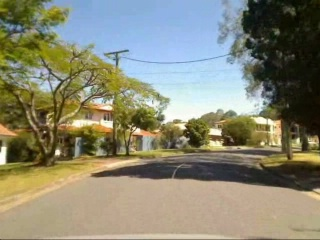
#> input picture cpp/fabmap/stlucia_test_small0000.jpeg, 320 x 240 px
$ python Test.py ../../cpp/fabmap/stlucia_test_small0000.jpeg   (Python 2 division)   (older library calls are emulated)
#> lines starting #> are read from the running program, lines starting #| are printed output that depends on the picture
### Dev/Test/common.py
#!/usr/bin/env python

'''
This module contais some common routines used by other samples.
'''

import numpy as np
import cv2
import os
from contextlib import contextmanager
import itertools as it

image_extensions = ['.bmp', '.jpg', '.jpeg', '.png', '.tif', '.tiff', '.pbm', '.pgm', '.ppm']

class Bunch(object):
    def __init__(self, **kw):
        self.__dict__.update(kw)
    def __str__(self):
        return str(self.__dict__)

# [4 lines left out: function splitfn, not called in this run]

def anorm2(a):
    return (a*a).sum(-1)
def anorm(a):
    return np.sqrt( anorm2(a) )

# [39 lines left out: functions homotrans, to_rect, rect2rect_mtx, lookat, mtx2rvec, not called in this run]

def draw_str(dst, (x, y), s):
    cv2.putText(dst, s, (x+1, y+1), cv2.FONT_HERSHEY_PLAIN, 1.0, (0, 0, 0), thickness = 2, lineType=cv2.CV_AA)
    cv2.putText(dst, s, (x, y), cv2.FONT_HERSHEY_PLAIN, 1.0, (255, 255, 255), lineType=cv2.CV_AA)

class Sketcher:
    def __init__(self, windowname, dests, colors_func):
        # [8 lines left out: function __init__, not called in this run]
    def show(self):
        cv2.imshow(self.windowname, self.dests[0])

    def on_mouse(self, event, x, y, flags, param):
        # [12 lines left out: function on_mouse, not called in this run]

# palette data from matplotlib/_cm.py
_jet_data =   {'red':   ((0., 0, 0), (0.35, 0, 0), (0.66, 1, 1), (0.89,1, 1),
                         (1, 0.5, 0.5)),
               'green': ((0., 0, 0), (0.125,0, 0), (0.375,1, 1), (0.64,1, 1),
                         (0.91,0,0), (1, 0, 0)),
               'blue':  ((0., 0.5, 0.5), (0.11, 1, 1), (0.34, 1, 1), (0.65,0, 0),
                         (1, 0, 0))}

cmap_data = { 'jet' : _jet_data }

def make_cmap(name, n=256):
    # [14 lines left out: function make_cmap, not called in this run]
def nothing(*arg, **kw):
    pass

def clock():
    return cv2.getTickCount() / cv2.getTickFrequency()

@contextmanager
# [8 lines left out: function Timer, not called in this run]
class StatValue:
    def __init__(self, smooth_coef = 0.5):
        self.value = None
        self.smooth_coef = smooth_coef
    def update(self, v):
        # [6 lines left out: function update, not called in this run]
class RectSelector:
    def __init__(self, win, callback):
        # [30 lines left out: functions __init__, onmouse, draw, not called in this run]
    def dragging(self):
        return self.drag_rect is not None


def grouper(n, iterable, fillvalue=None):
    # [4 lines left out: function grouper, not called in this run]
def mosaic(w, imgs):
    # [12 lines left out: function mosaic, not called in this run]
def getsize(img):
    h, w = img.shape[:2]
    return w, h

def mdot(*args):
    return reduce(np.dot, args)

def draw_keypoints(vis, keypoints, color = (0, 255, 255)):
    # [4 lines left out: function draw_keypoints, not called in this run]
### Dev/Test/video.py
#!/usr/bin/env python

'''
Video capture sample.

Sample shows how VideoCapture class can be used to acquire video
frames from a camera of a movie file. Also the sample provides
an example of procedural video generation by an object, mimicking
the VideoCapture interface (see Chess class).

'create_capture' is a convinience function for capture creation,
falling back to procedural video in case of error.

Usage:
    video.py [--shotdir <shot path>] [source0] [source1] ...'

    sourceN is an
     - integer number for camera capture
     - name of video file
     - synth:<params> for procedural video

Synth examples:
    synth:bg=../cpp/lena.jpg:noise=0.1
    synth:class=chess:bg=../cpp/lena.jpg:noise=0.1:size=640x480

Keys:
    ESC    - exit
    SPACE  - save current frame to <shot path> directory

'''

import numpy as np
import cv2
from time import clock
from numpy import pi, sin, cos
from Dev.Test import common


class VideoSynthBase(object):
    # [14 lines left out: function __init__, not called in this run]

    def render(self, dst):
        pass

    # [15 lines left out: function read, not called in this run]

    def isOpened(self):
        return True

class Chess(VideoSynthBase):
    # [45 lines left out: functions __init__, draw_quads, render, not called in this run]


classes = dict(chess=Chess)

presets = dict(
    empty = 'synth:',
    lena = 'synth:bg=../cpp/lena.jpg:noise=0.1',
    chess = 'synth:class=chess:bg=../cpp/lena.jpg:noise=0.1:size=640x480'
)


def create_capture(source=0, fallback=presets['chess']):


    """


    :param source:
    :param fallback:
    :rtype : cv2.VideoCapture
    """
    source = str(source).strip()
    chunks = source.split(':')
    # hanlde drive letter ('c:', ...)
    if len(chunks) > 1 and len(chunks[0]) == 1 and chunks[0].isalpha():
        chunks[1] = chunks[0] + ':' + chunks[1]
        del chunks[0]

    source = chunks[0]
    try: source = int(source)
    except ValueError: pass
    params = dict( s.split('=') for s in chunks[1:] )

    cap = None
    if source == 'synth':
        Class = classes.get(params.get('class', None), VideoSynthBase)
        try: cap = Class(**params)
        except: pass
    else:
        cap = cv2.VideoCapture(source)

        if 'size' in params:
            w, h = map(int, params['size'].split('x'))
            cap.set(cv2.cv.CV_CAP_PROP_FRAME_WIDTH, w)
            cap.set(cv2.cv.CV_CAP_PROP_FRAME_HEIGHT, h)
    if cap is None or not cap.isOpened():
        print 'Warning: unable to open video source: ', source
        if fallback is not None:
            return create_capture(fallback, None)
    return cap

# [30 lines that do not run on import are left out]

### Dev/Test/Test.py
__author__ = 'endru'
#!/usr/bin/env python

import numpy as np
import cv2
import cv2.cv as cv
from Dev.Test.video import create_capture
from Dev.Test.common import clock, draw_str

help_message = '''
USAGE: facedetect.py [--cascade <cascade_fn>] [--nested-cascade <cascade_fn>] [<video_source>]
'''

def detect(img, cascade):
    rects = cascade.detectMultiScale(img, scaleFactor=1.3, minNeighbors=4, minSize=(30, 30), flags = cv.CV_HAAR_SCALE_IMAGE)
    if len(rects) == 0:
        return []
    rects[:,2:] += rects[:,:2]
    return rects

def draw_rects(img, rects, color):
    for x1, y1, x2, y2 in rects:
        cv2.rectangle(img, (x1, y1), (x2, y2), color, 2)

if __name__ == '__main__':
    import sys, getopt
    print help_message

    args, video_src = getopt.getopt(sys.argv[1:], '', ['cascade=', 'nested-cascade='])
    try: video_src = video_src[0]
    except: video_src = 0
    args = dict(args)
    # cascade_fn = args.get('--cascade', "../cascades/lbpcascades/lbpcascade_frontalface.xml")
    cascade_fn = args.get('--cascade', "../cascades/MindTheGapCascade.xml")
    nested_fn  = args.get('--nested-cascade', "../../data/haarcascades/haarcascade_eye.xml")

    cascade = cv2.CascadeClassifier(cascade_fn)
    nested = cv2.CascadeClassifier(nested_fn)

    cam = create_capture(video_src, fallback='synth:bg=../cpp/lena.jpg:noise=0.05')

    while True:
        ret, img = cam.read()
#> img is the input picture: shape (240, 320, 3); mean B, G, R 115.5, 135.5, 136.6
        gray = cv2.cvtColor(img, cv2.COLOR_BGR2GRAY)
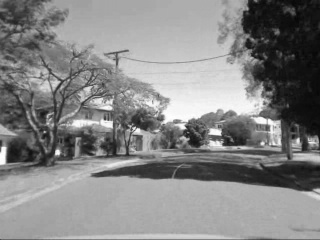
#> gray: shape (240, 320); min 5, max 255, mean 133.5
        gray = cv2.equalizeHist(gray)
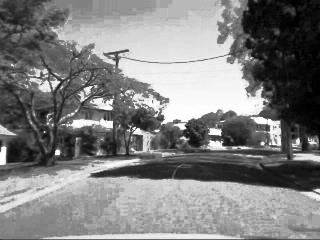
#> gray: shape (240, 320); min 0, max 255, mean 128.6

        t = clock()
        rects = detect(gray, cascade)
#> in detect, `rects = cascade.detectMultiScale(img, scaleFactor=1.3, minNeighbors=4,..`: rects = [[18, 50, 52, 56]]
#> rects = [[18, 50, 70, 106]]
        vis = img.copy()
        draw_rects(vis, rects, (0, 255, 0))
#> the loop in draw_rects, `for x1, y1, x2, y2 in rects:` made 1 pass
        for x1, y1, x2, y2 in rects:
            roi = gray[y1:y2, x1:x2]
            vis_roi = vis[y1:y2, x1:x2]
            subrects = detect(roi.copy(), nested)
            draw_rects(vis_roi, subrects, (255, 0, 0))
#> this loop made 1 pass
#> pass 1, `roi = gray[y1:y2, x1:x2]`:
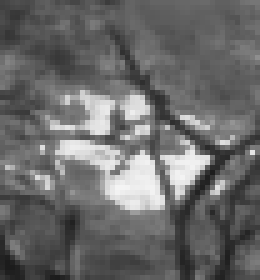
#> roi: shape (56, 52) (shown 5 times larger); min 28, max 244, mean 106
#> pass 1, `vis_roi = vis[y1:y2, x1:x2]`:
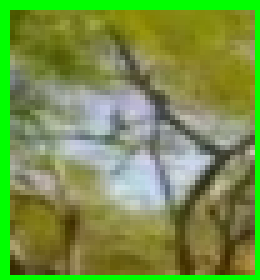
#> vis_roi: shape (56, 52, 3) (shown 5 times larger); mean B, G, R 73.9, 146, 118.4
        dt = clock() - t
#> dt = 0.0205

        draw_str(vis, (20, 20), 'time: %.1f ms' % (dt*1000))
#> in draw_str, ``:
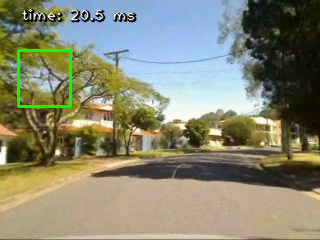
#> dst: shape (240, 320, 3); mean B, G, R 114.4, 136, 135.3
        cv2.imshow('facedetect', vis)

        if 0xFF & cv2.waitKey(5) == 27:
#> (key Esc is pressed here)
            break
    cv2.destroyAllWindows()
